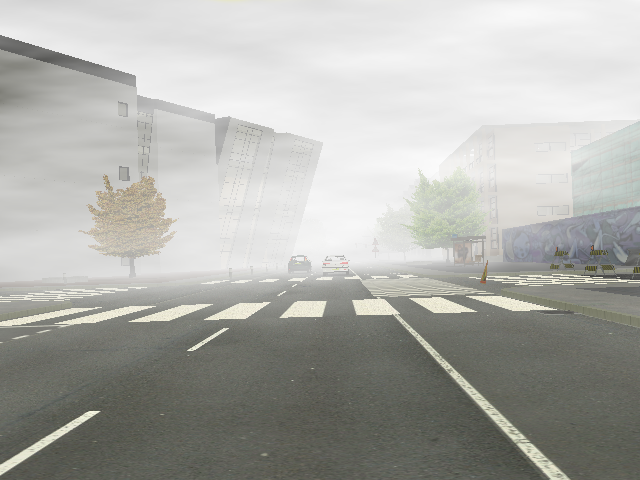
#> input picture images/19729187298.png, 640 x 480 px
$ python -i app.py   (imports and definitions only)
#> lines starting #> are read from the running program, lines starting #| are printed output that depends on the picture; after the words box and inside, x2 and y2 are one past the last pixel; in counts of white or black regions, pixels touching at a corner belong together
#> further down, picture is the input picture: shape (480, 640, 3); mean B, G, R 170.1, 174.7, 174.2
import json
import cv2
import numpy as np
import streamlit as st
from PIL import Image
from io import BytesIO

# [35 lines left out: functions dynamic_omega, dark_channel, estimate_atmospheric_light, defog_image, not called in this run]

def average_lines(image, lines, slope_threshold=0.1):
    if len(lines) == 0:
        return None

    x_coords, y_coords, weights = [], [], []

    for x1, y1, x2, y2 in lines:

        dx, dy = x2 - x1, y2 - y1
        slope = dy / dx if dx != 0 else np.inf
        length = np.sqrt(dx**2 + dy**2)

        if -slope_threshold < slope < slope_threshold:
            continue

        x_coords.extend([x1, x2])
        y_coords.extend([y1, y2])
        weights.extend([length, length])

    if len(x_coords) == 0:
        return None

    poly = np.polyfit(y_coords, x_coords, deg=1, w=weights)
    slope, intercept = poly[0], poly[1]

    y1 = image.shape[0]
    y2 = int(y1 * 0.67)
    x1 = int(slope * y1 + intercept)
    x2 = int(slope * y2 + intercept)

    return (x1, y1, x2, y2)

def detect_lines(cropped_edges, image):
    lines = cv2.HoughLinesP(
        cropped_edges, rho=1, theta=np.pi / 180, threshold=20, minLineLength=50, maxLineGap=150
    )
    line_image = np.zeros_like(image)

    left_lines = []
    right_lines = []

    if lines is not None:
        for line in lines:
            x1, y1, x2, y2 = line[0]
            if x2 != x1:
                slope = (y2 - y1) / (x2 - x1)
            else:
                slope = np.inf

            if 0.43 < abs(slope) < 5:
                if slope < 0:
                    left_lines.append((x1, y1, x2, y2))
                else:
                    right_lines.append((x1, y1, x2, y2))

    left_lane = average_lines(image, left_lines)
    right_lane = average_lines(image, right_lines)

    if left_lane is not None:
        cv2.line(line_image, (left_lane[0], left_lane[1]), (left_lane[2], left_lane[3]), (0, 255, 0), 5)
    if right_lane is not None:
        cv2.line(line_image, (right_lane[0], right_lane[1]), (right_lane[2], right_lane[3]), (0, 255, 0), 5)

    return line_image, left_lane, right_lane

def detect_lanes(image):
    gray = cv2.cvtColor(image, cv2.COLOR_BGR2GRAY)
    blur = cv2.GaussianBlur(gray, (5, 5), 0)
    edges = cv2.Canny(blur, 50, 150)
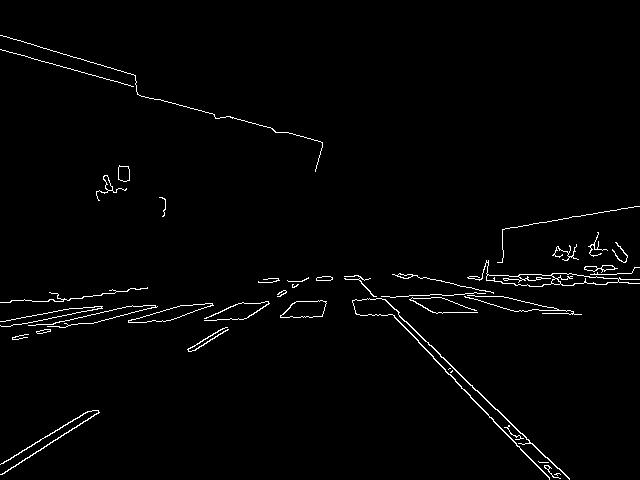
#> edges: shape (480, 640); 1.7% white in thin lines or dots
    height, width = edges.shape
    mask = np.zeros_like(edges)
    polygon = np.array([
        (0, height),
        (width, height),
        (width, height // 1.9),
        (0, height // 1.9)
    ], np.int32)
    cv2.fillPoly(mask, [polygon], 255)
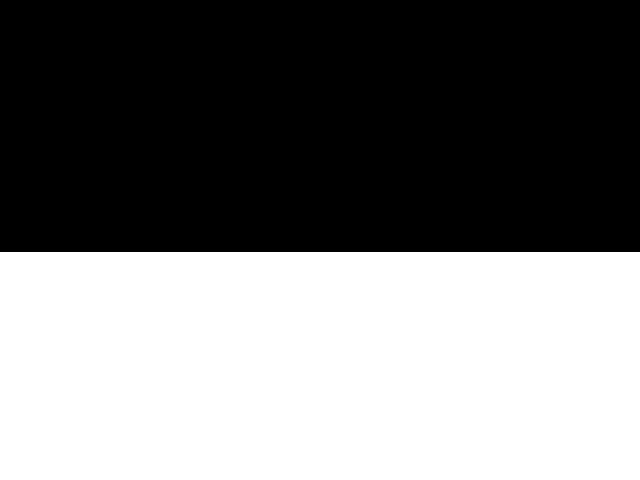
#> mask: shape (480, 640); 47.5% white; 1 white region, box (x1, y1, x2, y2) and area: (0, 252, 640, 480) 145920
    cropped_edges = cv2.bitwise_and(edges, mask)
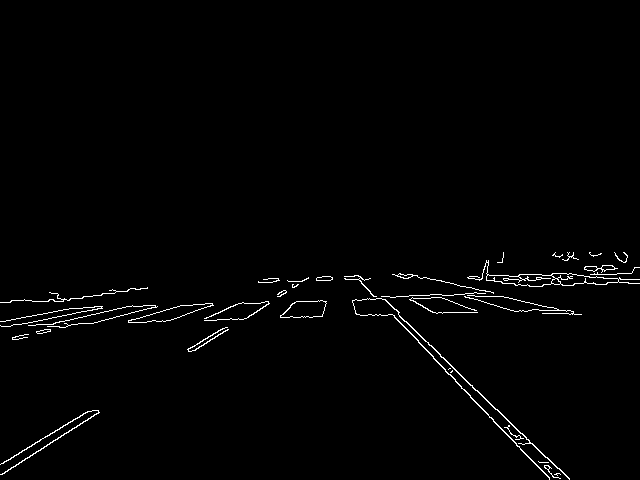
#> cropped_edges: shape (480, 640); 1.3% white in thin lines or dots, all inside (x1, y1, x2, y2) = (0, 252, 640, 480)
    line_image, left_lane, right_lane = detect_lines(cropped_edges, image)
#> in detect_lines, `lines = cv2.HoughLinesP( cropped_edges, rho=1, theta=np.pi / 180, thre..`: lines = 57 rows, first 6: [354, 276, 549, 478], [357, 275, 557, 468], [358, 275, 569, 479], [4, 473, 304, 279], [1, 326, 628, 282], [100, 306, 581, 314]
#> the loop in detect_lines, `for line in lines:` made 57 passes
#> (x1, y1, x2, y2, slope) on passes 1 to 8: (354, 276, 549, 478, 1.04), (357, 275, 557, 468, 0.965), (358, 275, 569, 479, 0.967), (4, 473, 304, 279, -0.647), (1, 326, 628, 282, -0.0702), (100, 306, 581, 314, 0.0166), (355, 275, 470, 395, 1.04), (451, 283, 639, 267, -0.0851)
#> after the loop in detect_lines, `for line in lines:`: left_lines = [(4, 473, 304, 279), (0, 464, 296, 286), (1, 474, 299, 281), (1, 463, 87, 411), (188, 349, 297, 281)]; right_lines = [(354, 276, 549, 478), (357, 275, 557, 468), (358, 275, 569, 479), (355, 275, 470, 395), (353, 276, 549, 479), (391, 297, 553, 477), (449, 368, 555, 477), (406, 296, 559, 478), (370, 278, 519, 443)]
#> the loop in average_lines, `for x1, y1, x2, y2 in lines: ` made 5 passes
#> (x1, y1, x2, y2, dx, dy, slope, length) on passes 1 to 5: (4, 473, 304, 279, 300, -194, -0.647, 357.3), (0, 464, 296, 286, 296, -178, -0.601, 345.4), (1, 474, 299, 281, 298, -193, -0.648, 355), (1, 463, 87, 411, 86, -52, -0.605, 100.5), (188, 349, 297, 281, 109, -68, -0.624, 128.5)
#> after the loop in average_lines, `for x1, y1, x2, y2 in lines:`: weights = [357.3, 357.3, 345.4, 345.4, 355, 355, 100.5, 100.5, 128.5, 128.5]; x_coords = [4, 304, 0, 296, 1, 299, 1, 87, 188, 297]; y_coords = [473, 279, 464, 286, 474, 281, 463, 411, 349, 281]
#> in average_lines, `poly = np.polyfit(y_coords, x_coords, deg=1, w=weights)`: poly = [-1.58, 744.4]
#> in average_lines, `slope, intercept = poly[0], poly[1]`: slope = -1.58; intercept = 744.4
#> in average_lines, `x1 = int(slope * y1 + intercept)`: x1 = -13
#> in average_lines, `x2 = int(slope * y2 + intercept)`: x2 = 237
#> in detect_lines, `left_lane = average_lines(image, left_lines)`: left_lane = (-13, 480, 237, 321)
#> the loop in average_lines (call 2), `for x1, y1, x2, y2 in lines: ` made 9 passes
#> (x1, y1, x2, y2, dx, dy, slope, length) on passes 1 to 8: (354, 276, 549, 478, 195, 202, 1.04, 280.8), (357, 275, 557, 468, 200, 193, 0.965, 277.9), (358, 275, 569, 479, 211, 204, 0.967, 293.5), (355, 275, 470, 395, 115, 120, 1.04, 166.2), (353, 276, 549, 479, 196, 203, 1.04, 282.2), (391, 297, 553, 477, 162, 180, 1.11, 242.2), (449, 368, 555, 477, 106, 109, 1.03, 152), (406, 296, 559, 478, 153, 182, 1.19, 237.8)
#> in detect_lines, `right_lane = average_lines(image, right_lines)`: right_lane = (559, 480, 405, 321)
#> in detect_lines, `cv2.line(line_image, (left_lane[0], left_lane[1]), (left_lane[2], left..`:
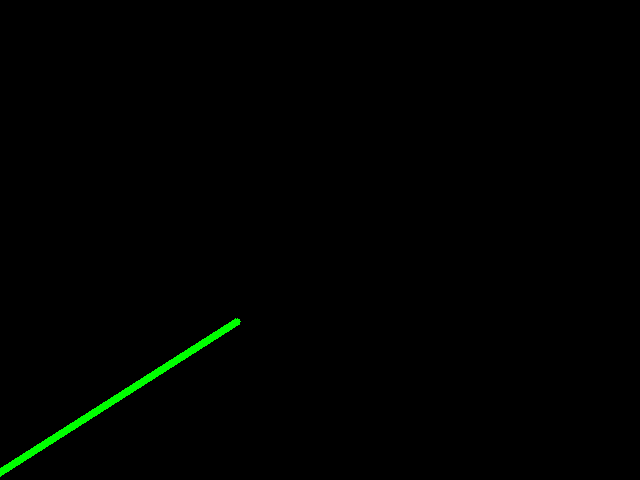
#> line_image: shape (480, 640, 3); mean of channels 0, 1, 2 0, 1.7, 0; drawn as B, G, R
#> in detect_lines, `cv2.line(line_image, (right_lane[0], right_lane[1]), (right_lane[2], r..`:
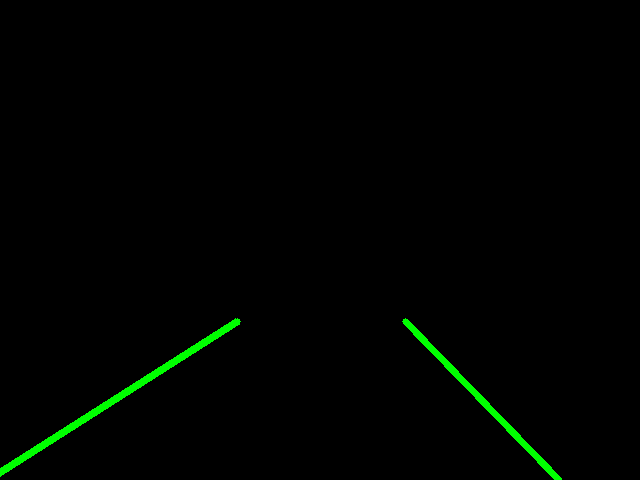
#> line_image: shape (480, 640, 3); 0.48% of pixels changed, all inside (x1, y1, x2, y2) = (402, 318, 562, 480); drawn as B, G, R
#> left_lane = (-13, 480, 237, 321); right_lane = (559, 480, 405, 321)
    lane_image = cv2.addWeighted(image, 0.8, line_image, 1, 1)
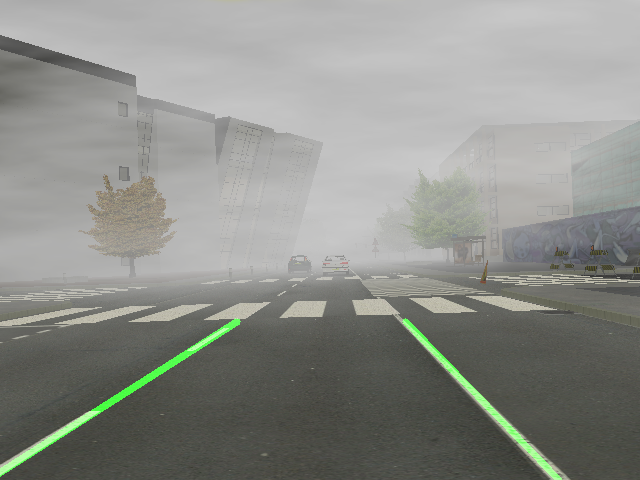
#> lane_image: shape (480, 640, 3); mean B, G, R 137.1, 142.1, 140.4
    return lane_image, gray, blur, edges, cropped_edges, left_lane, right_lane

# [42 lines left out: functions downgrade_image, calculate_iou, compute_lane_accuracy, not called in this run]

# [2 lines not run here, left out]
ground_truth_file = None
# [27 lines not run here, left out]

>>> import cv2
>>> picture = cv2.imread('images/19729187298.png')
>>> result = detect_lanes(picture)
#> result = 7 items

$ run again, on images/217825871.png
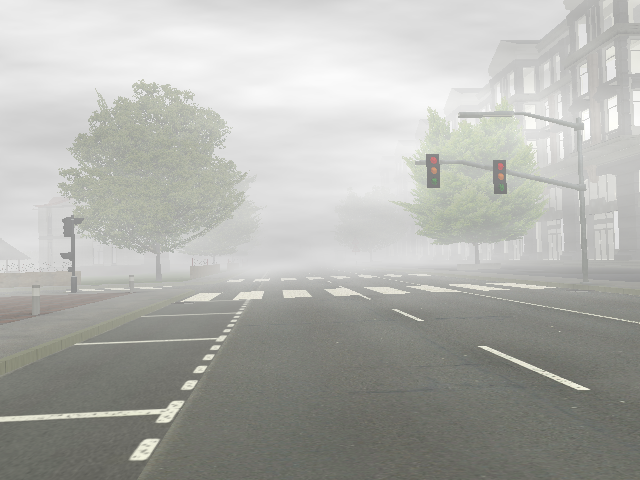
#> input picture images/217825871.png, 640 x 480 px
#> picture is the input picture: shape (480, 640, 3); mean B, G, R 173.4, 178, 177.2
#> in detect_lanes, `edges = cv2.Canny(blur, 50, 150)`:
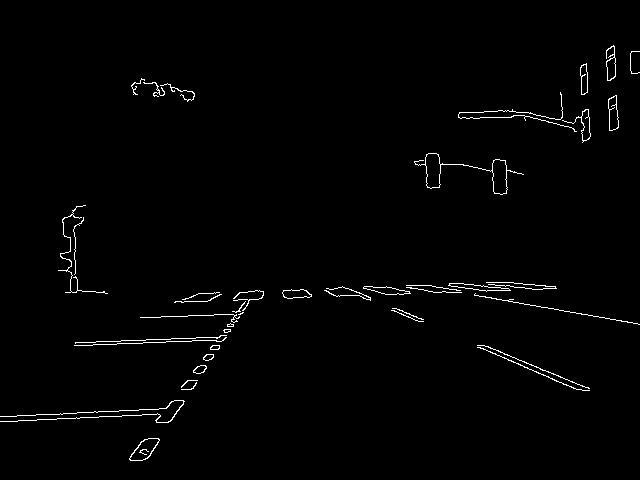
#> edges: shape (480, 640); 1.3% white in thin lines or dots, all inside (x1, y1, x2, y2) = (0, 45, 640, 461)
#> mask: shape (480, 640); 47.5% white; 1 white region, box (x1, y1, x2, y2) and area: (0, 252, 640, 480) 145920
#> cropped_edges: shape (480, 640); 0.88% white in thin lines or dots, all inside (x1, y1, x2, y2) = (0, 252, 640, 461)
#> lines = 31 rows, first 6: [9, 416, 180, 407], [0, 421, 176, 412], [96, 341, 220, 336], [175, 301, 556, 288], [415, 285, 639, 324], [74, 345, 223, 340]
#> the loop in detect_lines, `for line in lines:` made 31 passes
#> (x1, y1, x2, y2, slope) on passes 1 to 8: (9, 416, 180, 407, -0.0526), (0, 421, 176, 412, -0.0511), (96, 341, 220, 336, -0.0403), (175, 301, 556, 288, -0.0341), (415, 285, 639, 324, 0.174), (74, 345, 223, 340, -0.0336), (339, 287, 589, 388, 0.404), (198, 293, 513, 282, -0.0349)
#> after the loop in detect_lines, `for line in lines:`: left_lines = [(146, 458, 255, 290), (129, 459, 256, 290), (130, 456, 239, 311), (148, 457, 257, 290), (156, 420, 245, 301), (144, 459, 240, 311)]; right_lines = []
#> the loop in average_lines, `for x1, y1, x2, y2 in lines: ` made 6 passes
#> (x1, y1, x2, y2, dx, dy, slope, length) on passes 1 to 6: (146, 458, 255, 290, 109, -168, -1.54, 200.3), (129, 459, 256, 290, 127, -169, -1.33, 211.4), (130, 456, 239, 311, 109, -145, -1.33, 181.4), (148, 457, 257, 290, 109, -167, -1.53, 199.4), (156, 420, 245, 301, 89, -119, -1.34, 148.6), (144, 459, 240, 311, 96, -148, -1.54, 176.4)
#> after the loop in average_lines, `for x1, y1, x2, y2 in lines:`: weights = [200.3, 200.3, 211.4, 211.4, 181.4, 181.4, 199.4, 199.4, 148.6, 148.6, 176.4, 176.4]; x_coords = [146, 255, 129, 256, 130, 239, 148, 257, 156, 245, 144, 240]; y_coords = [458, 290, 459, 290, 456, 311, 457, 290, 420, 301, 459, 311]
#> poly = [-0.694, 456.1]
#> in average_lines, `slope, intercept = poly[0], poly[1]`: slope = -0.694; intercept = 456.1
#> in average_lines, `x1 = int(slope * y1 + intercept)`: x1 = 123
#> in average_lines, `x2 = int(slope * y2 + intercept)`: x2 = 233
#> in detect_lines, `left_lane = average_lines(image, left_lines)`: left_lane = (123, 480, 233, 321)
#> in detect_lanes, `lane_image = cv2.addWeighted(image, 0.8, line_image, 1, 1)`:
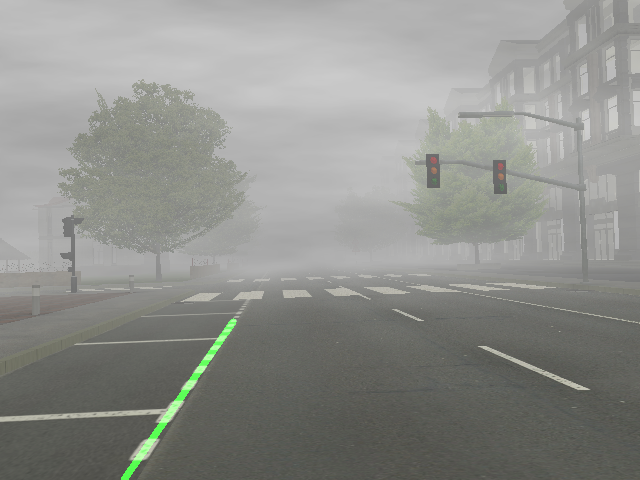
#> lane_image: shape (480, 640, 3); mean B, G, R 139.8, 143.9, 142.7
#> result = 7 items

$ run again, on images/2198291.png
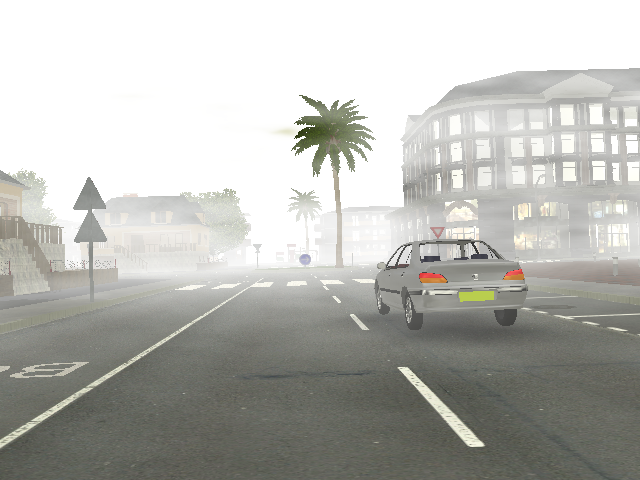
#> input picture images/2198291.png, 640 x 480 px
#> picture is the input picture: shape (480, 640, 3); mean B, G, R 179.4, 184.1, 183.9
#> edges: shape (480, 640); 2.9% white in thin lines or dots, all inside (x1, y1, x2, y2) = (0, 67, 640, 448)
#> mask: shape (480, 640); 47.5% white; 1 white region, box (x1, y1, x2, y2) and area: (0, 252, 640, 480) 145920
#> cropped_edges: shape (480, 640); 1.3% white in thin lines or dots, all inside (x1, y1, x2, y2) = (0, 252, 640, 448)
#> lines = 63 rows, first 6: [4, 437, 245, 287], [1, 447, 256, 282], [217, 305, 527, 289], [299, 259, 483, 443], [7, 444, 257, 282], [300, 262, 507, 259]
#> the loop in detect_lines, `for line in lines:` made 63 passes
#> (x1, y1, x2, y2, slope) on passes 1 to 8: (4, 437, 245, 287, -0.622), (1, 447, 256, 282, -0.647), (217, 305, 527, 289, -0.0516), (299, 259, 483, 443, 1), (7, 444, 257, 282, -0.648), (300, 262, 507, 259, -0.0145), (299, 258, 468, 446, 1.11), (12, 287, 526, 287, 0)
#> after the loop in detect_lines, `for line in lines:`: left_lines = [(4, 437, 245, 287), (1, 447, 256, 282), (7, 444, 257, 282), (1, 438, 112, 369), (86, 387, 251, 284)]; right_lines = [(299, 259, 483, 443), (299, 258, 468, 446), (308, 267, 484, 443), (323, 286, 467, 445)]
#> the loop in average_lines, `for x1, y1, x2, y2 in lines: ` made 5 passes
#> (x1, y1, x2, y2, dx, dy, slope, length) on passes 1 to 5: (4, 437, 245, 287, 241, -150, -0.622, 283.9), (1, 447, 256, 282, 255, -165, -0.647, 303.7), (7, 444, 257, 282, 250, -162, -0.648, 297.9), (1, 438, 112, 369, 111, -69, -0.622, 130.7), (86, 387, 251, 284, 165, -103, -0.624, 194.5)
#> after the loop in average_lines, `for x1, y1, x2, y2 in lines:`: weights = [283.9, 283.9, 303.7, 303.7, 297.9, 297.9, 130.7, 130.7, 194.5, 194.5]; x_coords = [4, 245, 1, 256, 7, 257, 1, 112, 86, 251]; y_coords = [437, 287, 447, 282, 444, 282, 438, 369, 387, 284]
#> poly = [-1.57, 696.2]
#> in average_lines, `slope, intercept = poly[0], poly[1]`: slope = -1.57; intercept = 696.2
#> in average_lines, `x1 = int(slope * y1 + intercept)`: x1 = -55
#> in average_lines, `x2 = int(slope * y2 + intercept)`: x2 = 193
#> in detect_lines, `left_lane = average_lines(image, left_lines)`: left_lane = (-55, 480, 193, 321)
#> the loop in average_lines (call 2), `for x1, y1, x2, y2 in lines: ` made 4 passes
#> (x1, y1, x2, y2, dx, dy, slope, length) on passes 1 to 4: (299, 259, 483, 443, 184, 184, 1, 260.2), (299, 258, 468, 446, 169, 188, 1.11, 252.8), (308, 267, 484, 443, 176, 176, 1, 248.9), (323, 286, 467, 445, 144, 159, 1.1, 214.5)
#> in detect_lines, `right_lane = average_lines(image, right_lines)`: right_lane = (510, 480, 358, 321)
#> in detect_lines, `cv2.line(line_image, (right_lane[0], right_lane[1]), (right_lane[2], r..`:
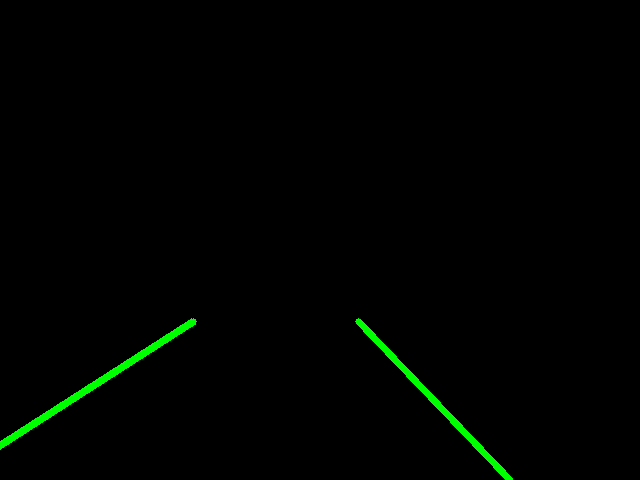
#> line_image: shape (480, 640, 3); mean of channels 0, 1, 2 0, 2.6, 0; drawn as B, G, R
#> in detect_lanes, `line_image, left_lane, right_lane = detect_lines(cropped_edges, image)`: left_lane = (-55, 480, 193, 321); right_lane = (510, 480, 358, 321)
#> in detect_lanes, `lane_image = cv2.addWeighted(image, 0.8, line_image, 1, 1)`:
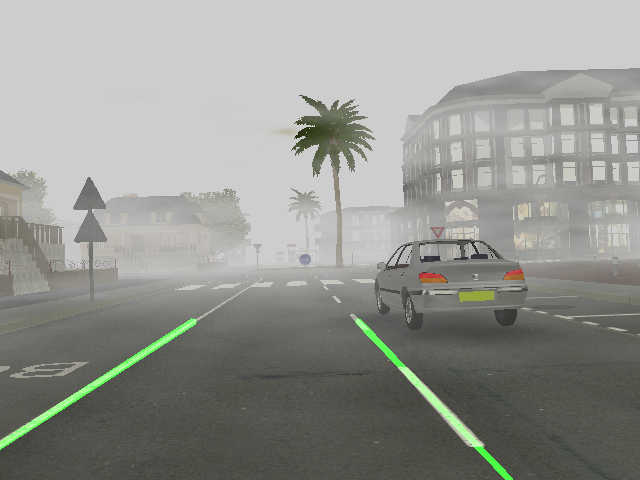
#> lane_image: shape (480, 640, 3); mean B, G, R 144.5, 149.5, 148.1
#> result = 7 items
